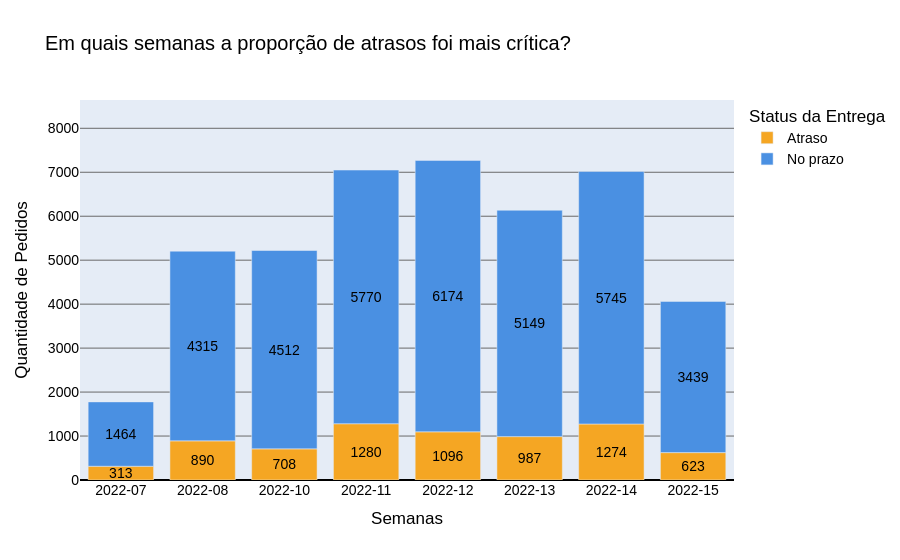

The notebook cell saved with this chart:
### Code cell
'''
Exercício 2 — Comparação entre entregas no prazo e atrasadas

Tarefa
Compare a quantidade de entregas no prazo e atrasadas por semana.
Faça um gráfico de barras empilhadas verticais usando as colunas Order_Week, Order_ID 
e Delivery_Status.

- Agrupe por semana (Order_Week).
- Separe os dados por status de entrega (ontime e delay).

Pergunta de negócio
Em quais semanas a proporção de atrasos foi mais crítica?
'''

df_entregas = df.groupby(['Order_Week', 'Delivery_Status'])['Order_ID'].nunique().reset_index(name='Quantidade')

fig = px.bar(
    df_entregas,
    x='Order_Week',
    y='Quantidade',
    text='Quantidade',
    title='Em quais semanas a proporção de atrasos foi mais crítica?',
    color='Delivery_Status',
    color_discrete_map={'ontime': '#4A90E2', 'delay': '#F5A623'}
)

fig.update_xaxes(
    type='category',
)

fig.update_traces(
    textposition='auto',
    # Garante que o texto não suma se estiver fora da área do gráfico
    cliponaxis=False,
)

fig.update_traces(
    name='No prazo',
    selector=dict(
        name='ontime'
    )
)

fig.update_traces(
    name='Atraso',
    selector=dict(
        name='delay'
    )
)

fig.for_each_trace(
    lambda t: t.update(
        textfont=dict(color="white") if t.name == "ontime" else dict(color="black"),
        insidetextanchor='middle', 
        textposition='auto'
    )
)

fig.update_layout(
    font=dict(
        family="Arial",
        size=14,
        color="black"
    ),
    bargap=0.2,
    yaxis=dict(
        title="Quantidade de Pedidos",
        showgrid=True,
        gridcolor='dimgray',
        zeroline=True,
        zerolinecolor='black',
        range=[0, df_entregas['Quantidade'].max() * 1.4]
    ),
    xaxis=dict(
        title='Semanas',
        automargin=True,
    ),
    uniformtext_minsize=10,
    uniformtext_mode='show',
    legend_title_text='Status da Entrega',
)
fig.show()

### Figure 1 — Plotly figure (JSON) as saved in the notebook; plotly's stock layout.template omitted (floating-point values rounded to 4 significant figures)
{"data": [{"cliponaxis": false, "hovertemplate": "Delivery_Status=delay<br>Order_Week=%{x}<br>Quantidade=%{text}<extra></extra>", "insidetextanchor": "middle", "legendgroup": "delay", "marker": {"color": "#F5A623", "pattern": {"shape": ""}}, "name": "Atraso", "orientation": "v", "showlegend": true, "text": [313.0, 890.0, 708.0, 1280.0, 1096.0, 987.0, 1274.0, 623.0], "textfont": {"color": "black"}, "textposition": "auto", "type": "bar", "x": ["2022-07", "2022-08", "2022-10", "2022-11", "2022-12", "2022-13", "2022-14", "2022-15"], "xaxis": "x", "y": [313, 890, 708, 1280, 1096, 987, 1274, 623], "yaxis": "y"}, {"cliponaxis": false, "hovertemplate": "Delivery_Status=ontime<br>Order_Week=%{x}<br>Quantidade=%{text}<extra></extra>", "insidetextanchor": "middle", "legendgroup": "ontime", "marker": {"color": "#4A90E2", "pattern": {"shape": ""}}, "name": "No prazo", "orientation": "v", "showlegend": true, "text": [1464.0, 4315.0, 4512.0, 5770.0, 6174.0, 5149.0, 5745.0, 3439.0], "textfont": {"color": "black"}, "textposition": "auto", "type": "bar", "x": ["2022-07", "2022-08", "2022-10", "2022-11", "2022-12", "2022-13", "2022-14", "2022-15"], "xaxis": "x", "y": [1464, 4315, 4512, 5770, 6174, 5149, 5745, 3439], "yaxis": "y"}], "layout": {"bargap": 0.2, "barmode": "relative", "font": {"color": "black", "family": "Arial", "size": 14}, "legend": {"title": {"text": "Status da Entrega"}, "tracegroupgap": 0}, "title": {"text": "Em quais semanas a proporção de atrasos foi mais crítica?"}, "uniformtext": {"minsize": 10, "mode": "show"}, "xaxis": {"anchor": "y", "automargin": true, "domain": [0, 1], "title": {"text": "Semanas"}, "type": "category"}, "yaxis": {"anchor": "x", "domain": [0, 1], "gridcolor": "dimgray", "range": [0, 8644.0], "showgrid": true, "title": {"text": "Quantidade de Pedidos"}, "zeroline": true, "zerolinecolor": "black"}}}
